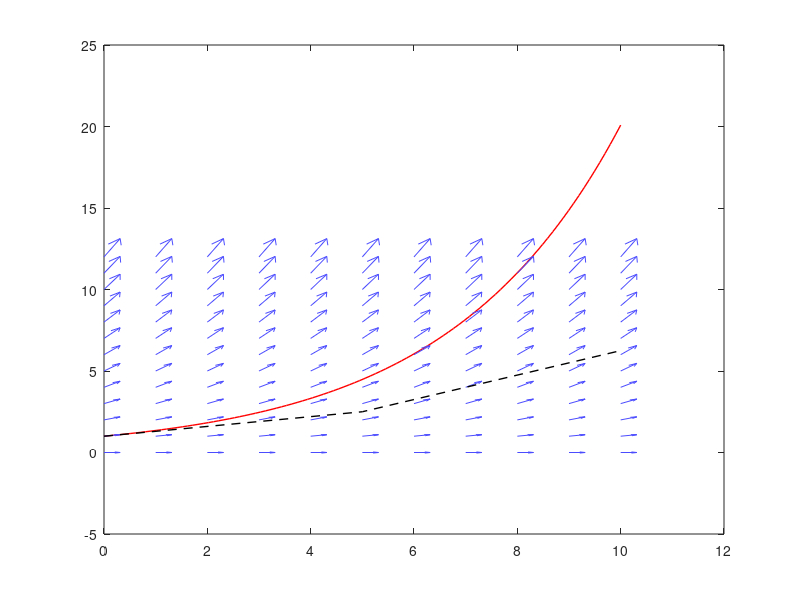

Recreate this plot in MATLAB. (Note: this script raises an error after producing the figure.)
% make a quiver plot and plot one solution to exponential growth
% dy / dt = lambda y

% parameters
% ---

lambda = 0.3;
t_max = 10;
y_max = 12;

y0 = 1;
h = 5; % step size

% plot
% ---

% matlab on Linux is kooky, please leave this figure size as is
figure('Visible', 'off', 'Position', [100, 100, 100, 100]);

% plot one solution
t_sol = linspace(0, t_max, 100);
y_sol = y0 * exp(lambda * t_sol);
plot(t_sol, y_sol, 'r-', "LineWidth", 1);
hold on;

% create grid for quiver plot
t_range = linspace(0, t_max, 11);
y_range = linspace(0, y_max, y_max + 1);
[T, Y] = meshgrid(t_range, y_range);

% compute direction field (dt = 1, dy = lambda * y)
dT = ones(size(T));
dY = lambda * Y;

% plot quivers
quiver(T, Y, dT, dY, "AutoScale", "on", "Color", [0.3, 0.3, 1]); %, 0.5, 'Color', [0.7 0.7 0.7]);

% do two Euler steps
tV = [0, h, 2*h];
y1 = y0 + h * lambda * y0;
y2 = y1 + h * lambda * y1;
line_prop = plot(tV, [y0, y1, y2], 'k--', "LineWidth", 1);
line_prop.Color(4) = 0.1; % make faint

% decorate
% title({"solutions to dy/dt = \lambda y", "for \lambda = 0.3"})
xlabel("time t")
ylabel("population size y(t)")
axis equal;
%xticks([0:t_max]);
grid on;
grid minor;

% I want to be able to see the y = 0 arrows
xlim([-1, t_max+1]);
ylim([-1, y_max+1]);

hold off;
exportgraphics(gcf, 'expon_growth_euler.pdf', 'ContentType', 'vector', 'BackgroundColor', 'none')

